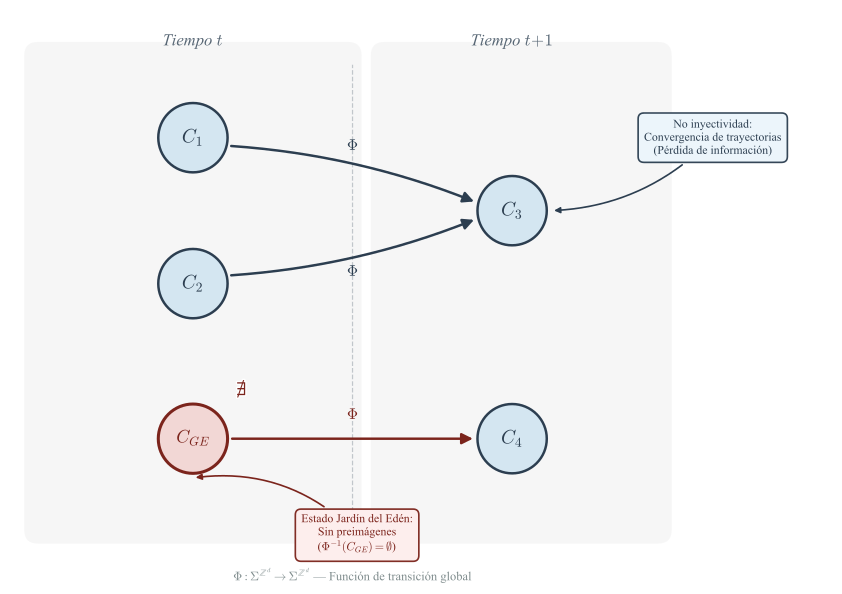

Reproduce this figure in Python.
#!/usr/bin/env python3
# -*- coding: utf-8 -*-
"""
generate_jardin_eden.py
=======================
Genera la figura teórica 'fig:jardin_eden' del Capítulo 2:
Diagrama de transición de estados que ilustra la irreversibilidad espacial,
la no inyectividad del mapeo global Φ y los estados Jardín del Edén.

Salida: figures/chapter-02/jardin_eden.pdf
"""

import numpy as np
import matplotlib
matplotlib.use("Agg")  # Backend no interactivo
import matplotlib.pyplot as plt
import matplotlib.patches as mpatches
from matplotlib.patches import FancyArrowPatch, FancyBboxPatch
import matplotlib.patheffects as pe

# =============================================================================
# Configuración global de estilo
# =============================================================================
plt.rcParams.update({
    "text.usetex": False,
    "mathtext.fontset": "cm",          # Computer Modern para matemáticas
    "font.family": "serif",
    "font.serif": ["Times New Roman", "DejaVu Serif", "serif"],
    "font.size": 11,
    "axes.linewidth": 0,
    "figure.dpi": 300,
})

# Paleta académica
COLOR_BG       = "#FFFFFF"       # Fondo blanco limpio
COLOR_NODE_FILL = "#D4E6F1"      # Azul pálido académico
COLOR_NODE_EDGE = "#2C3E50"      # Gris-azul oscuro (bordes y texto)
COLOR_GE_FILL   = "#F2D7D5"      # Rojo pálido para el nodo GE
COLOR_GE_EDGE   = "#7B241C"      # Rojo oscuro académico
COLOR_ARROW     = "#2C3E50"      # Color de las flechas
COLOR_ANNOT_BG  = "#F8F9F9"      # Fondo de anotaciones
COLOR_TIME_BAND = "#EFEFEF"      # Bandas temporales

# =============================================================================
# Posiciones de los nodos (coordenadas lógicas)
# =============================================================================
# Columna izquierda: Tiempo t       |  Columna derecha: Tiempo t+1
# C1 arriba-izq, C2 medio-izq      |  C3 derecha-centro
# C_GE abajo-izq                    |  C4 abajo-derecha

NODE_RADIUS = 0.38

positions = {
    "C1":  (1.5,  3.8),
    "C2":  (1.5,  2.2),
    "CGE": (1.5,  0.5),
    "C3":  (5.0,  3.0),
    "C4":  (5.0,  0.5),
}

labels = {
    "C1":  r"$C_1$",
    "C2":  r"$C_2$",
    "CGE": r"$C_{GE}$",
    "C3":  r"$C_3$",
    "C4":  r"$C_4$",
}

# =============================================================================
# Funciones auxiliares
# =============================================================================

def draw_node(ax, center, label, radius=NODE_RADIUS,
              fill_color=COLOR_NODE_FILL, edge_color=COLOR_NODE_EDGE,
              text_color=COLOR_NODE_EDGE, linewidth=1.8, fontsize=14):
    """Dibuja un nodo circular con etiqueta centrada."""
    circle = plt.Circle(center, radius,
                        facecolor=fill_color,
                        edgecolor=edge_color,
                        linewidth=linewidth,
                        zorder=3)
    ax.add_patch(circle)
    ax.text(center[0], center[1], label,
            ha="center", va="center",
            fontsize=fontsize, color=text_color,
            fontweight="bold", zorder=4)


def draw_arrow(ax, start, end, node_radius=NODE_RADIUS,
               color=COLOR_ARROW, linewidth=1.6, style="->",
               connectionstyle="arc3,rad=0.0", shrink_extra=0.02):
    """Dibuja una flecha dirigida entre dos nodos, acortada para no solapar."""
    dx = end[0] - start[0]
    dy = end[1] - start[1]
    dist = np.hypot(dx, dy)
    if dist == 0:
        return

    # Acortar flecha para que empiece/termine en el borde del nodo
    shrink = node_radius + shrink_extra
    ux, uy = dx / dist, dy / dist
    x_start = start[0] + ux * shrink
    y_start = start[1] + uy * shrink
    x_end   = end[0]   - ux * shrink
    y_end   = end[1]   - uy * shrink

    arrow = FancyArrowPatch(
        (x_start, y_start), (x_end, y_end),
        arrowstyle="-|>",
        mutation_scale=16,
        linewidth=linewidth,
        color=color,
        connectionstyle=connectionstyle,
        zorder=2,
    )
    ax.add_patch(arrow)


def draw_annotation_box(ax, text, xy_target, xy_text, box_color,
                         edge_color, text_color=COLOR_NODE_EDGE,
                         fontsize=8.5, arrowprops_override=None):
    """Dibuja una anotación con caja y flecha apuntando al objetivo."""
    default_arrowprops = dict(
        arrowstyle="-|>",
        color=edge_color,
        linewidth=1.2,
        connectionstyle="arc3,rad=-0.15",
    )
    if arrowprops_override:
        default_arrowprops.update(arrowprops_override)

    ax.annotate(
        text,
        xy=xy_target,
        xytext=xy_text,
        fontsize=fontsize,
        color=text_color,
        ha="center", va="center",
        bbox=dict(
            boxstyle="round,pad=0.5",
            facecolor=box_color,
            edgecolor=edge_color,
            linewidth=1.2,
            alpha=0.95,
        ),
        arrowprops=default_arrowprops,
        zorder=5,
    )


# =============================================================================
# Construcción de la figura
# =============================================================================

fig, ax = plt.subplots(1, 1, figsize=(9.5, 5.8))
fig.patch.set_facecolor(COLOR_BG)
ax.set_facecolor(COLOR_BG)
ax.set_xlim(-0.5, 8.5)
ax.set_ylim(-0.8, 5.2)
ax.set_aspect("equal")
ax.axis("off")

# ── Bandas temporales de fondo ───────────────────────────────────────────────
band_left = FancyBboxPatch(
    (-0.2, -0.5), 3.4, 5.2,
    boxstyle="round,pad=0.15",
    facecolor=COLOR_TIME_BAND, edgecolor="none", alpha=0.5, zorder=0
)
ax.add_patch(band_left)

band_right = FancyBboxPatch(
    (3.6, -0.5), 3.0, 5.2,
    boxstyle="round,pad=0.15",
    facecolor=COLOR_TIME_BAND, edgecolor="none", alpha=0.5, zorder=0
)
ax.add_patch(band_right)

# Etiquetas temporales
ax.text(1.5, 4.85, r"Tiempo $t$",
        ha="center", va="center", fontsize=12,
        color="#566573", fontstyle="italic", zorder=1)
ax.text(5.0, 4.85, r"Tiempo $t\!+\!1$",
        ha="center", va="center", fontsize=12,
        color="#566573", fontstyle="italic", zorder=1)

# ── Nodos ────────────────────────────────────────────────────────────────────
# Nodos estándar (azul)
for node_id in ["C1", "C2", "C3", "C4"]:
    draw_node(ax, positions[node_id], labels[node_id],
              fill_color=COLOR_NODE_FILL, edge_color=COLOR_NODE_EDGE)

# Nodo Jardín del Edén (rojo, destacado)
draw_node(ax, positions["CGE"], labels["CGE"],
          fill_color=COLOR_GE_FILL, edge_color=COLOR_GE_EDGE,
          text_color=COLOR_GE_EDGE, linewidth=2.2, fontsize=13)

# ── Aristas (flechas de transición Φ) ────────────────────────────────────────
# C1 → C3  (convergencia, ligeramente curvada arriba)
draw_arrow(ax, positions["C1"], positions["C3"],
           connectionstyle="arc3,rad=-0.08", linewidth=1.8)

# C2 → C3  (convergencia, ligeramente curvada abajo)
draw_arrow(ax, positions["C2"], positions["C3"],
           connectionstyle="arc3,rad=0.08", linewidth=1.8)

# CGE → C4  (transición normal hacia adelante)
draw_arrow(ax, positions["CGE"], positions["C4"],
           color=COLOR_GE_EDGE, linewidth=1.8)

# ── Etiquetas Φ sobre las flechas ────────────────────────────────────────────
# Flecha C1→C3
mid_c1_c3 = (
    (positions["C1"][0] + positions["C3"][0]) / 2,
    (positions["C1"][1] + positions["C3"][1]) / 2 + 0.30,
)
ax.text(mid_c1_c3[0], mid_c1_c3[1], r"$\Phi$",
        ha="center", va="center", fontsize=11,
        color=COLOR_ARROW, fontstyle="italic", zorder=5)

# Flecha C2→C3
mid_c2_c3 = (
    (positions["C2"][0] + positions["C3"][0]) / 2,
    (positions["C2"][1] + positions["C3"][1]) / 2 - 0.28,
)
ax.text(mid_c2_c3[0], mid_c2_c3[1], r"$\Phi$",
        ha="center", va="center", fontsize=11,
        color=COLOR_ARROW, fontstyle="italic", zorder=5)

# Flecha CGE→C4
mid_ge_c4 = (
    (positions["CGE"][0] + positions["C4"][0]) / 2,
    (positions["CGE"][1] + positions["C4"][1]) / 2 + 0.25,
)
ax.text(mid_ge_c4[0], mid_ge_c4[1], r"$\Phi$",
        ha="center", va="center", fontsize=11,
        color=COLOR_GE_EDGE, fontstyle="italic", zorder=5)

# ── Anotación: No inyectividad (cerca de C3) ────────────────────────────────
annot_noninjective_text = (
    "No inyectividad:\n"
    "Convergencia de trayectorias\n"
    r"(Pérdida de información)"
)
draw_annotation_box(
    ax,
    text=annot_noninjective_text,
    xy_target=(positions["C3"][0] + NODE_RADIUS + 0.05, positions["C3"][1]),
    xy_text=(7.2, 3.8),
    box_color="#EBF5FB",
    edge_color=COLOR_NODE_EDGE,
    fontsize=8.5,
    arrowprops_override=dict(
        arrowstyle="-|>",
        color=COLOR_NODE_EDGE,
        linewidth=1.2,
        connectionstyle="arc3,rad=-0.2",
    ),
)

# ── Anotación: Jardín del Edén (apuntando a CGE) ────────────────────────────
annot_ge_text = (
    "Estado Jardín del Edén:\n"
    "Sin preimágenes\n"
    r"($\Phi^{-1}(C_{GE}) = \emptyset$)"
)
draw_annotation_box(
    ax,
    text=annot_ge_text,
    xy_target=(positions["CGE"][0], positions["CGE"][1] - NODE_RADIUS - 0.05),
    xy_text=(3.3, -0.55),
    box_color="#FDEDEC",
    edge_color=COLOR_GE_EDGE,
    text_color=COLOR_GE_EDGE,
    fontsize=8.5,
    arrowprops_override=dict(
        arrowstyle="-|>",
        color=COLOR_GE_EDGE,
        linewidth=1.2,
        connectionstyle="arc3,rad=0.25",
    ),
)

# ── Símbolo visual de "sin entrada" sobre CGE ───────────────────────────────
# Pequeña "X" estilizada o indicador de ausencia de flechas entrantes
# Dibujamos un pequeño ícono de "prohibido" (ø) sobre el nodo
ax.text(positions["CGE"][0] + NODE_RADIUS + 0.15,
        positions["CGE"][1] + NODE_RADIUS + 0.15,
        r"$\nexists$", fontsize=14, color=COLOR_GE_EDGE,
        ha="center", va="center", zorder=5,
        path_effects=[pe.withStroke(linewidth=2, foreground=COLOR_BG)])

# ── Línea punteada separadora entre columnas temporales ──────────────────────
ax.plot([3.25, 3.25], [-0.3, 4.6], linestyle="--",
        color="#ABB2B9", linewidth=0.9, zorder=1, alpha=0.7)

# ── Leyenda inferior: significado del mapeo ──────────────────────────────────
ax.text(3.25, -1,
        r"$\Phi : \Sigma^{\mathbb{Z}^d} \to \Sigma^{\mathbb{Z}^d}$"
        r" — Función de transición global",
        ha="center", va="center", fontsize=9,
        color="#7F8C8D", zorder=5)

# =============================================================================
# Guardar la figura
# =============================================================================
plt.tight_layout(pad=0.3)
output_path = "jardin_eden.pdf"
fig.savefig(output_path, format="pdf", bbox_inches="tight",
            facecolor=COLOR_BG, dpi=300)
plt.close(fig)

print(f"[OK] Figura generada exitosamente: {output_path}")
